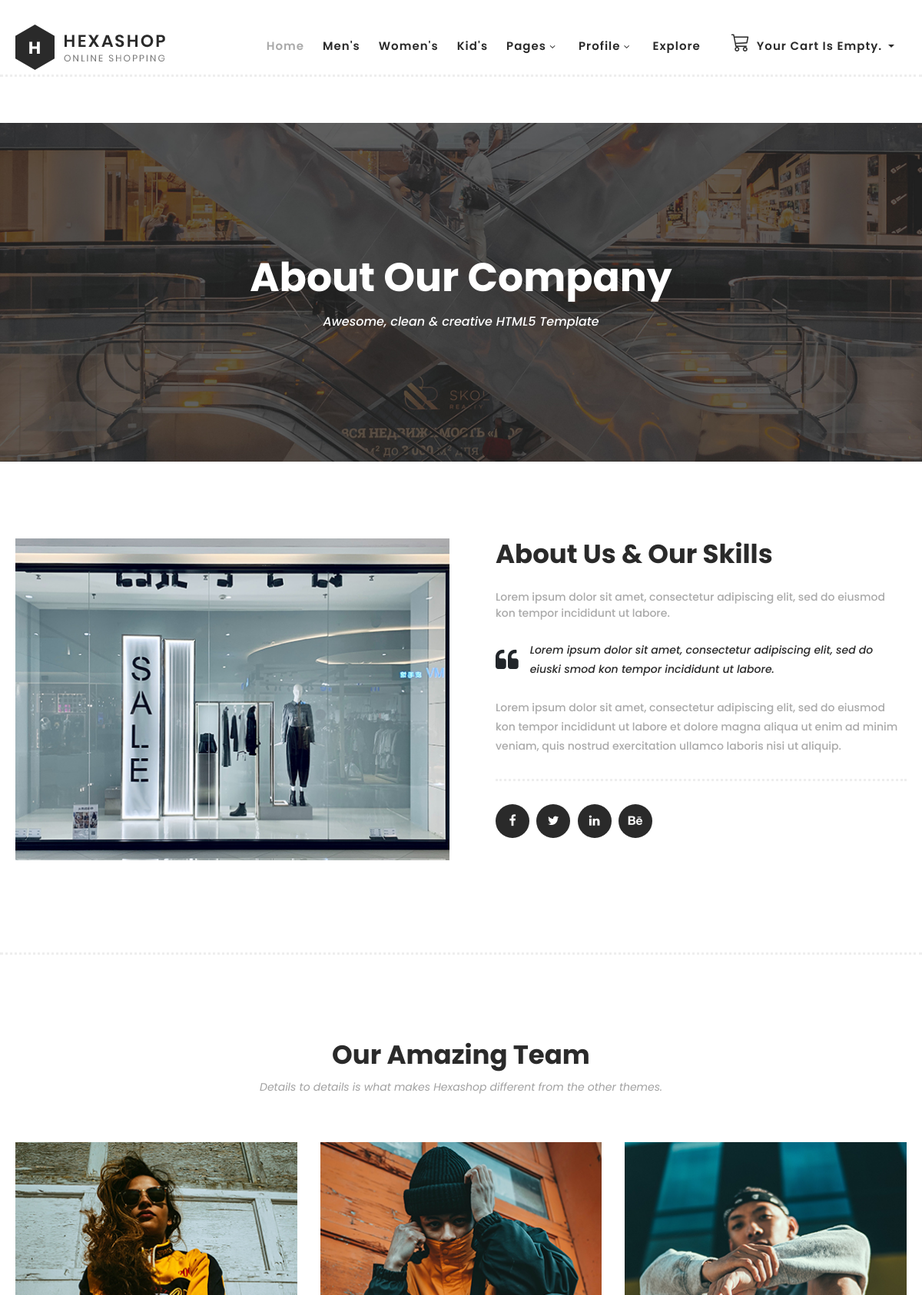
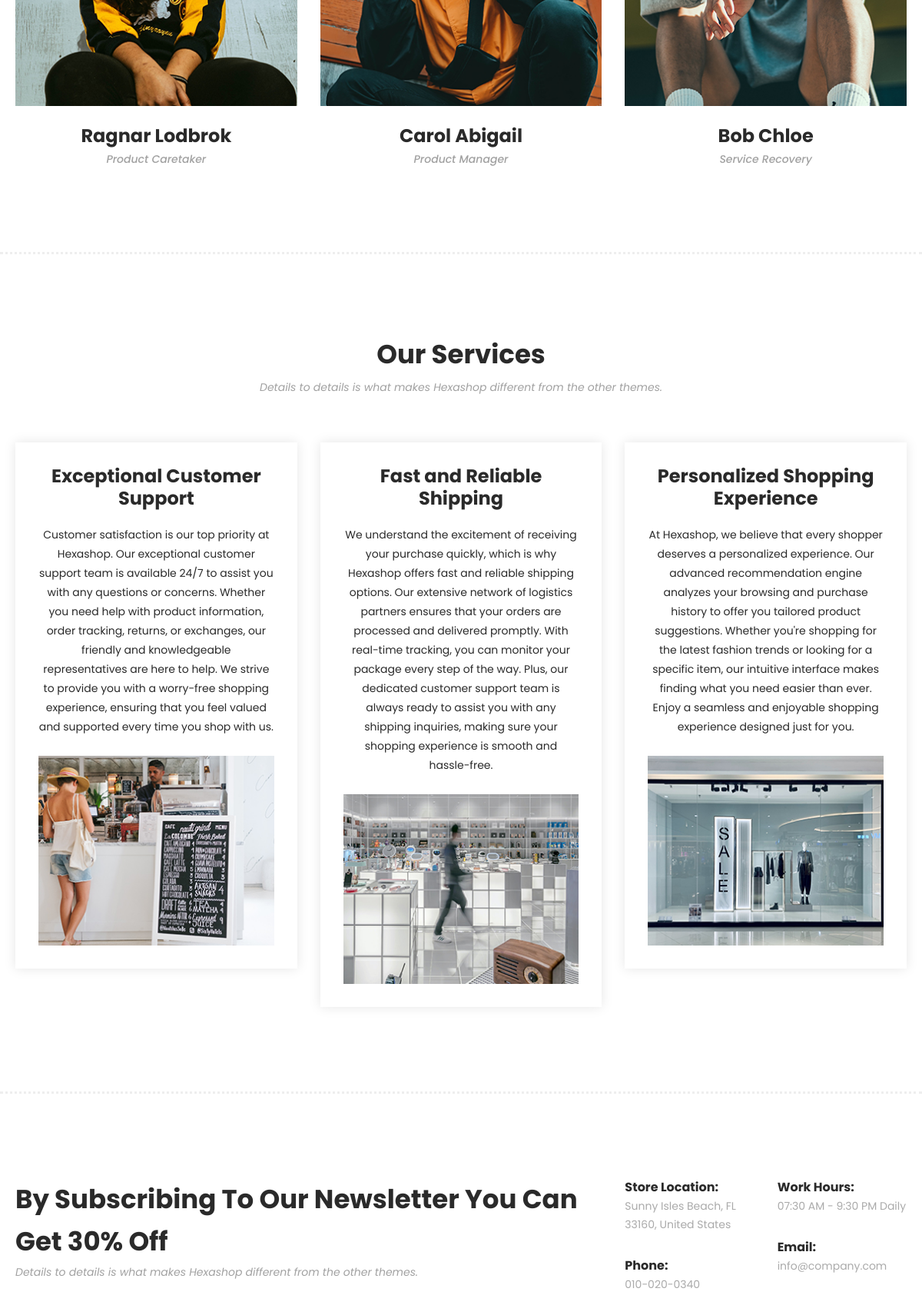
The page /about/ (upper part) on the database its author committed (2 pictures, top to bottom).
### apps/users/models.py (models this page shows)
class User(BaseModel, AbstractUser):
    role = CharField(max_length=256, default='Customer')
    email = EmailField(unique=True, db_index=True, help_text=_("Required. Your email address."),
                       error_messages={"unique": _("A user with that email already exists")},
                       validators=[validate_email])
    address = CharField(max_length=256)
    phone = PhoneNumberField(region='UZ')
    avatar = ImageField(upload_to='users/', null=True)

class Services(BaseModel):
    heading = CharField(max_length=256)
    description = TextField()
    image = ImageField(upload_to='services/')

### apps/shared/views.py (the view)
# urls.py: path("about/", AboutUsView.as_view(), name='about'),
class AboutUsView(TemplateView):
    template_name = 'about.html'
    def get_context_data(self, **kwargs):
        context = super().get_context_data(**kwargs)
        context['team'] = get_user_model().objects.exclude(role='Customer').all()
        context['services'] = Services.objects.all().order_by('-created_at')[:3]
        return context

### apps/cart/cart.py (called while the page is built)
    def __len__(self):
        return sum(item['quantity'] for item in self.cart.values())

### apps/cart/context_processors.py (called while the page is built)
def cart(request):
    return {'cart': Cart(request)}

### apps/users/context_processors.py (called while the page is built)
def subscribe_form(request):
    return {'subscribe_form': SubscribersForm()}

### templates/about.html (shortened to what this page needs)
{% extends 'base.html' %}
{% load static %}
{% block content %}
    <div class="page-heading about-page-heading" id="top">
        <div class="container">
            <div class="row">
                <div class="col-lg-12">
                    <div class="inner-content">
                        <h2>About Our Company</h2>
                        <span>Awesome, clean &amp; creative HTML5 Template</span>
                    </div>
                </div>
            </div>
        </div>
    </div>
    <div class="about-us">
        <div class="container">
            <div class="row">
                <div class="col-lg-6">
                    <div class="left-image">
                        <img src="{% static 'images/about-left-image.jpg' %}" alt="">
                    </div>
                </div>
                <div class="col-lg-6">
                    <div class="right-content">
                        <h4>About Us &amp; Our Skills</h4>
                        <span>Lorem ipsum dolor sit amet, consectetur adipiscing elit, sed do eiusmod kon tempor incididunt ut labore.</span>
                        <div class="quote">
                            <i class="fa fa-quote-left"></i>
                            <p>Lorem ipsum dolor sit amet, consectetur adipiscing elit, sed do eiuski smod kon tempor
                                incididunt ut labore.</p>
                        </div>
                        <p>Lorem ipsum dolor sit amet, consectetur adipiscing elit, sed do eiusmod kon tempor incididunt ut
                            labore et dolore magna aliqua ut enim ad minim veniam, quis nostrud exercitation ullamco laboris
                            nisi ut aliquip.</p>
                        <ul>
                            <li><a href="#"><i class="fa fa-facebook"></i></a></li>
                            <li><a href="#"><i class="fa fa-twitter"></i></a></li>
                            <li><a href="#"><i class="fa fa-linkedin"></i></a></li>
                            <li><a href="#"><i class="fa fa-behance"></i></a></li>
                        </ul>
                    </div>
                </div>
            </div>
        </div>
    </div>
    <section class="our-team">
        <div class="container">
            <div class="row">
                <div class="col-lg-12">
                    <div class="section-heading">
                        <h2>Our Amazing Team</h2>
                        <span>Details to details is what makes Hexashop different from the other themes.</span>
                    </div>
                </div>
                {% for t in team %}
                <div class="col-lg-4">
                    <div class="team-item">
                        <div class="thumb">
                            <img src="{{ t.avatar.url }}" alt="no image">
                        </div>
                        <div class="down-content">
                            <h4>{{ t.first_name }} {{ t.last_name }}</h4>
                            <span>{{ t.role }}</span>
                        </div>
                    </div>
                </div>
                {% endfor %}
            </div>
        </div>
    </section>
    <section class="our-services">
        <div class="container">
            <div class="row">
                <div class="col-lg-12">
                    <div class="section-heading">
                        <h2>Our Services</h2>
                        <span>Details to details is what makes Hexashop different from the other themes.</span>
                    </div>
                </div>
                {% for i in services %}
                <div class="col-lg-4">
                    <div class="service-item">
                        <h4>{{ i.heading }}</h4>
                        <p>{{ i.description }}</p>
                        <img src="{{ i.image.url }}" alt="no image">
                    </div>
                </div>
                {% endfor %}
            </div>
        </div>
    </section>
    <div class="subscribe">
        <div class="container">
            <div class="row">
                <div class="col-lg-8">
                    <div class="section-heading">
                        <h2>By Subscribing To Our Newsletter You Can Get 30% Off</h2>
                        <span>Details to details is what makes Hexashop different from the other themes.</span>
                    </div>
                </div>
                <div class="col-lg-4">
                    <div class="row">
                        <div class="col-6">
                            <ul>
                                <li>Store Location:<br><span>Sunny Isles Beach, FL 33160, United States</span></li>
                                <li>Phone:<br><span>010-020-0340</span></li>
                            </ul>
                        </div>
                        <div class="col-6">
                            <ul>
                                <li>Work Hours:<br><span>07:30 AM - 9:30 PM Daily</span></li>
                                <li>Email:<br><span>info@company.com</span></li>
                            </ul>
                        </div>
                    </div>
                </div>
            </div>
        </div>
    </div>
{% endblock %}

### assets/main/css/custom.css (style rules this page uses)
.container { max-width: 1200px; margin: 0 auto; padding: 20px; }

### rows shown on the page
User: avatar (picture), first_name "Ragnar", last_name "Lodbrok", role "Product Caretaker"
User: avatar (picture), first_name "Carol", last_name "Abigail", role "Product Manager"
User: avatar (picture), first_name "Bob", last_name "Chloe", role "Service Recovery"
Services: heading "Exceptional Customer Support", description "Customer satisfaction is our top priority at Hexashop. Our exceptional customer support team is available 24/7 to assist you with any questions or concerns. Whether you need help with product information, order tracking, returns, or exchanges, our friendly and knowledgeable representatives are here to help. We strive to provide you with a worry-free shopping experience, ensuring that you feel valued and supported every time you shop with us.", image (picture)
Services: heading "Fast and Reliable Shipping", description "We understand the excitement of receiving your purchase quickly, which is why Hexashop offers fast and reliable shipping options. Our extensive network of logistics partners ensures that your orders are processed and delivered promptly. With real-time tracking, you can monitor your package every step of the way. Plus, our dedicated customer support team is always ready to assist you with any shipping inquiries, making sure your shopping experience is smooth and hassle-free.", image (picture)
Services: heading "Personalized Shopping Experience", description "At Hexashop, we believe that every shopper deserves a personalized experience. Our advanced recommendation engine analyzes your browsing and purchase history to offer you tailored product suggestions. Whether you're shopping for the latest fashion trends or looking for a specific item, our intuitive interface makes finding what you need easier than ever. Enjoy a seamless and enjoyable shopping experience designed just for you.", image (picture)
